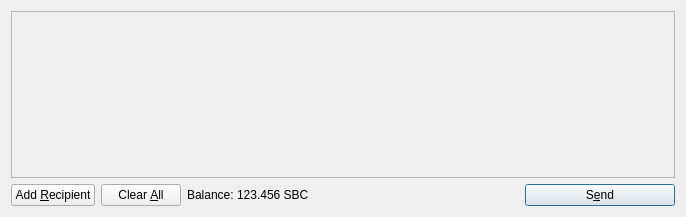
<?xml version="1.0" encoding="UTF-8"?>
<ui version="4.0">
 <class>SendCoinsDialog</class>
 <widget class="QDialog" name="SendCoinsDialog">
  <property name="geometry">
   <rect>
    <x>0</x>
    <y>0</y>
    <width>686</width>
    <height>217</height>
   </rect>
  </property>
  <property name="windowTitle">
   <string>Send Coins</string>
  </property>
  <layout class="QVBoxLayout" name="verticalLayout">
   <item>
    <widget class="QScrollArea" name="scrollArea">
     <property name="widgetResizable">
      <bool>true</bool>
     </property>
     <widget class="QWidget" name="scrollAreaWidgetContents">
      <property name="geometry">
       <rect>
        <x>0</x>
        <y>0</y>
        <width>666</width>
        <height>165</height>
       </rect>
      </property>
      <layout class="QVBoxLayout" name="verticalLayout_2">
       <property name="margin">
        <number>0</number>
       </property>
       <item>
        <layout class="QVBoxLayout" name="entries">
         <property name="spacing">
          <number>6</number>
         </property>
        </layout>
       </item>
       <item>
        <spacer name="verticalSpacer">
         <property name="orientation">
          <enum>Qt::Vertical</enum>
         </property>
         <property name="sizeHint" stdset="0">
          <size>
           <width>20</width>
           <height>40</height>
          </size>
         </property>
        </spacer>
       </item>
      </layout>
     </widget>
    </widget>
   </item>
   <item>
    <layout class="QHBoxLayout" name="horizontalLayout">
     <item>
      <widget class="QPushButton" name="addButton">
       <property name="toolTip">
        <string>Send to multiple recipients at once</string>
       </property>
       <property name="text">
        <string>Add &amp;Recipient</string>
       </property>
       <property name="icon">
        <iconset resource="../sabitcoin.qrc">
         <normaloff>:/icons/add</normaloff>:/icons/add</iconset>
       </property>
       <property name="autoDefault">
        <bool>false</bool>
       </property>
      </widget>
     </item>
     <item>
      <widget class="QPushButton" name="clearButton">
       <property name="sizePolicy">
        <sizepolicy hsizetype="Minimum" vsizetype="Fixed">
         <horstretch>0</horstretch>
         <verstretch>0</verstretch>
        </sizepolicy>
       </property>
       <property name="toolTip">
        <string>Remove all transaction fields</string>
       </property>
       <property name="text">
        <string>Clear &amp;All</string>
       </property>
       <property name="icon">
        <iconset resource="../sabitcoin.qrc">
         <normaloff>:/icons/remove</normaloff>:/icons/remove</iconset>
       </property>
       <property name="autoRepeatDelay">
        <number>300</number>
       </property>
       <property name="autoDefault">
        <bool>false</bool>
       </property>
      </widget>
     </item>
     <item>
      <layout class="QHBoxLayout" name="horizontalLayout_2">
       <property name="spacing">
        <number>3</number>
       </property>
       <item>
        <widget class="QLabel" name="label">
         <property name="text">
          <string>Balance:</string>
         </property>
        </widget>
       </item>
       <item>
        <widget class="QLabel" name="labelBalance">
         <property name="cursor">
          <cursorShape>IBeamCursor</cursorShape>
         </property>
         <property name="text">
          <string>123.456 SBC</string>
         </property>
         <property name="textInteractionFlags">
          <set>Qt::LinksAccessibleByMouse|Qt::TextSelectableByKeyboard|Qt::TextSelectableByMouse</set>
         </property>
        </widget>
       </item>
      </layout>
     </item>
     <item>
      <spacer name="horizontalSpacer">
       <property name="orientation">
        <enum>Qt::Horizontal</enum>
       </property>
       <property name="sizeHint" stdset="0">
        <size>
         <width>40</width>
         <height>20</height>
        </size>
       </property>
      </spacer>
     </item>
     <item>
      <widget class="QPushButton" name="sendButton">
       <property name="minimumSize">
        <size>
         <width>150</width>
         <height>0</height>
        </size>
       </property>
       <property name="toolTip">
        <string>Confirm the send action</string>
       </property>
       <property name="text">
        <string>S&amp;end</string>
       </property>
       <property name="icon">
        <iconset resource="../sabitcoin.qrc">
         <normaloff>:/icons/send</normaloff>:/icons/send</iconset>
       </property>
       <property name="default">
        <bool>true</bool>
       </property>
      </widget>
     </item>
    </layout>
   </item>
  </layout>
 </widget>
 <resources>
  <include location="../sabitcoin.qrc"/>
 </resources>
 <connections/>
</ui>
